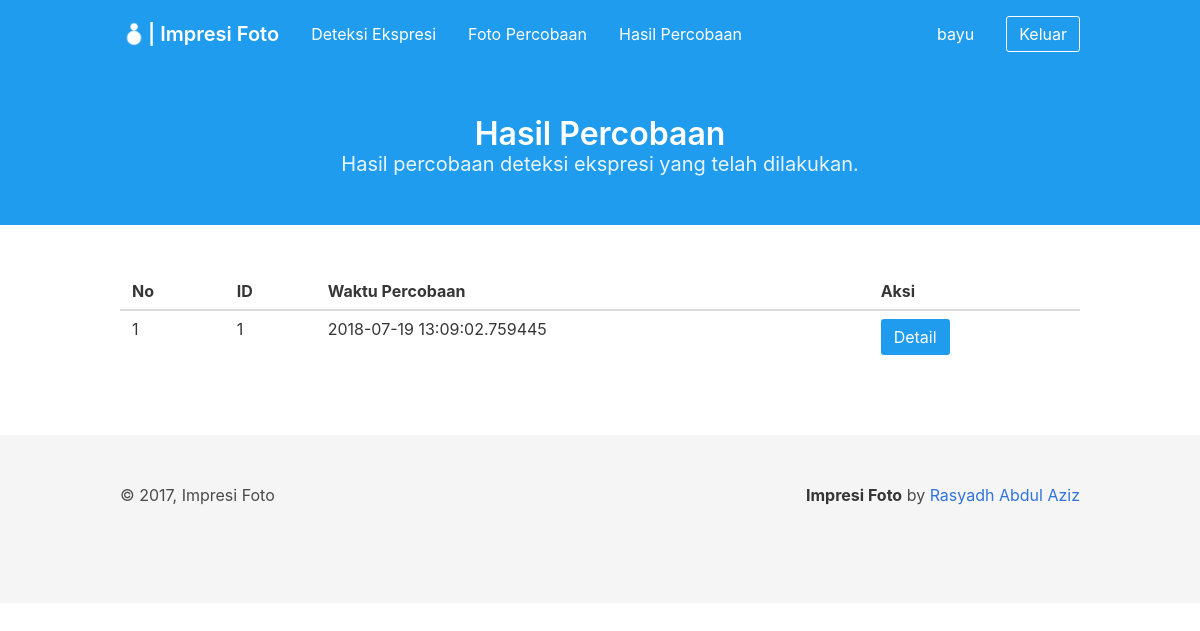
The page /detection_results/ (signed in) on the database its author committed.
### project/models/result_detection.py (models this page shows, shortened)
class ResultDetection(db.Model):
    __tablename__ = 'result_detection'
    id_result_detection = db.Column(db.Integer, primary_key=True)
    created_at = db.Column(db.DateTime, default=datetime.datetime.now())
    id_user = db.Column(db.Integer, db.ForeignKey('user.id_user'))

### project/views/detection_results.py (the view)
@result.route('/detection_results/')
def index():
    if session.get('loggedin'):
        slides = { 1: 'acak', 2: 'bahagia', 3: 'sedih', 4: 'terkejut' }
        try:
            results = ResultDetection.query.filter_by(id_user=session['loggedin']['id_user']).all()
            for r in results:
                r.category_photos = slides[r.category_photos].capitalize()
        except Exception as e:
            print('error to get detection result')
            print(e)
        return render_template('detection_results/results.html',
            title="Hasil Percobaan", results=list(reversed(results)))
    else:
        return redirect(url_for('auth.login'))

### project/templates/detection_results/results.html (shortened to what this page needs)
{% extends '/base.html' %} {% block content %}
<section class="hero is-info">
    <div class="hero-body">
        <div class="container has-text-centered">
            <h1 class="title">
                Hasil Percobaan
            </h1>
            <h2 class="subtitle">
                Hasil percobaan deteksi ekspresi yang telah dilakukan.
            </h2>
        </div>
    </div>
</section>
<section class="section">
    <div class="container" id="result_table">
        <table class="table is-hoverable is-fullwidth">
            <thead>
                <tr>
                    <th>No</th>
                    <th>ID</th>
                    <th>Waktu Percobaan</th>
                    <th>Aksi</th>
                </tr>
            </thead>
            <tbody>
                {% if results %} {% for res in results %}
                <tr>
                    <td>{{ results.index(res) + 1 }}</td>
                    <td>{{ res.id_result_detection }}</td>
                    <td>{{ res.created_at }}</td>
                    <td>
                        <button class="button is-info" onclick="detail_result('{{ res.id_result_detection }}', '{{ res.created_at }}')">Detail</button>
                    </td>
                </tr>
                {% endfor %} {% else %}
                <tr>
                    <td colspan="4" class="has-text-centered">Belum ada hasil percobaan</td>
                </tr>
                {% endif %}
            </tbody>
        </table>
    </div>
</section>
{% endblock %}

### rows shown on the page
ResultDetection: results "1", id_result_detection "1", created_at "2018-07-19 13:09:02.759445"

### other values the page prints
{{ session['loggedin']['username'] }} "bayu"
